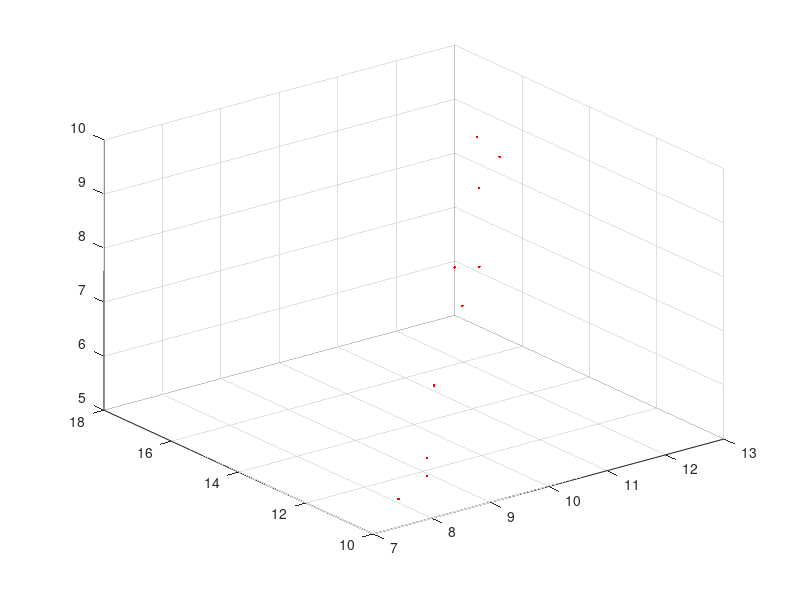

MATLAB code to generate this figure: (Note: this script raises an error after producing the figure.)
% Konsta Keski-Mattinen
% 21.03.2021
clc
clear
close
disp('Tehtävä 7')
A= [ 1,-2, 0;...
     1, 1,-1;...
     1, 1, 1];
 
 B=[ 1, 0, 1;...
     1, 1, 0;...
     0, 1, 1];


v1=[1; 2; 0]./sqrt(5)
v2=[0;-1; 1]./sqrt(2)

rMatrix =zeros(3,10);
figure('name', 'tehtävä7');

for i=1:10
    rMatrix(:,i)=(rand()*5+5)*v1+(rand()*5+5)+(rand(3,1)/5-0.1);
end
plot3(rMatrix(1,:), rMatrix(2,:), rMatrix(3,:), 'r.'), grid on;

disp('Tehtävä 7a')
v3=cross(v1,v2);
v3=norm(v3);

disp('standardikanta')
rMatrix
disp('V kanta')
inv([v1,v2,v3])*rMatrix
disp('A kanta')
inv(A)*rMatrix
disp('B kanta')
inv(B)*rMatrix

disp('Tehtävä 7b')

kMatrix= zeros(3,10);

for i=1:10
    r1=rand();
    r2=rand();
    r3=rand()+10*(r1+r2);
   kMatrix(:,i)= [r1;r2;r3];
end    
kMatrix